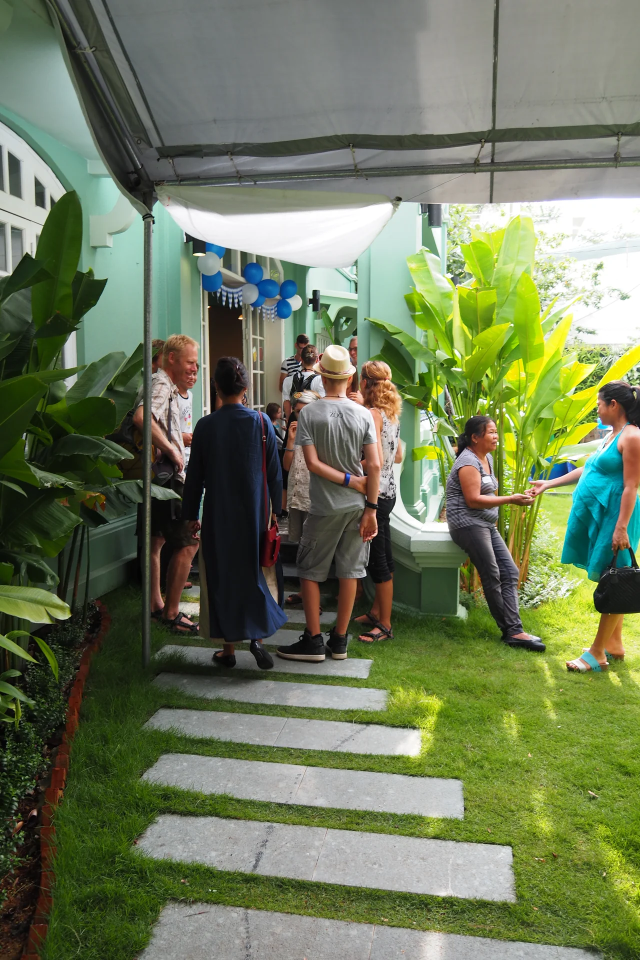
#> input picture assets/processed_webp/2016/PA080414.webp, 1280 x 1920 px, given in place of PA080414.JPG, which was not available (shown at 1/2 size)
$ python fix_2016_orientation.py
#> lines starting #> are read from the running program, lines starting #| are printed output that depends on the picture
import os
from PIL import Image
import cloudinary
import cloudinary.uploader

CLOUDINARY_URL = "cloudinary://641311313265633:EzLESw_QAEtrCQufZAJ7ghWgKi4@ren3b5dq"
cloudinary.config(cloudinary_url=CLOUDINARY_URL)
#> (this line was passed over: cloudinary is not available in this run)

SOURCE_DIR = "/Applications/Working/Website/Oktoberfest/assets/All seasons images/2016"
DEST_DIR = "/Applications/Working/Website/Oktoberfest/assets/processed_webp/2016"

# The two images that need clockwise rotation (90 degrees to the right / 270 degrees counter-clockwise)
rotate_files = ["PA080414.JPG", "PA080419.JPG"]

for fname in rotate_files:
    src_path = os.path.join(SOURCE_DIR, fname)
    clean_name = "".join([c if c.isalnum() or c in ('_', '-') else '_' for c in os.path.splitext(fname)[0]]).strip('_')
    dest_path = os.path.join(DEST_DIR, f"{clean_name}.webp")

    if os.path.exists(src_path):
        print(f"Fixing orientation for {fname}: Rotating 90 degrees CLOCKWISE...")
        with Image.open(src_path) as img:
#> img is the input picture: PIL image 1280x1920 RGB; mean R, G, B 111.3, 122, 90.9
            if img.mode in ("RGBA", "P"):
                img = img.convert("RGB")
            # Rotate 270 degrees counter-clockwise (= 90 degrees clockwise / right)
            rotated_img = img.rotate(270, expand=True)
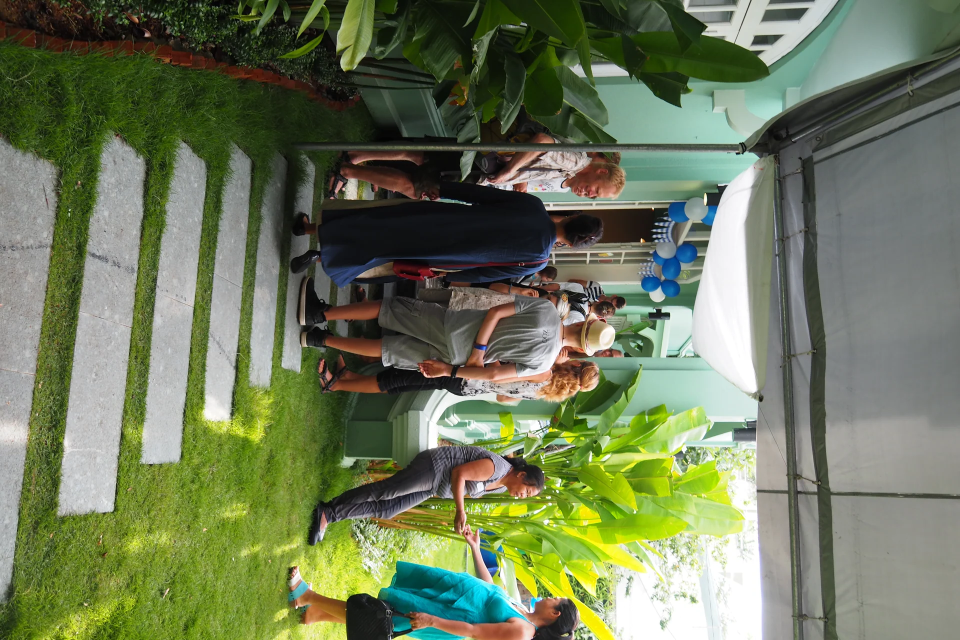
#> rotated_img: PIL image 1920x1280 RGB (shown at 1/2 size); mean R, G, B 111.3, 122, 90.9
            max_dim = 1920
            if rotated_img.width > max_dim or rotated_img.height > max_dim:
                rotated_img.thumbnail((max_dim, max_dim), Image.Resampling.LANCZOS)
            rotated_img.save(dest_path, "WEBP", quality=85, optimize=True)
            print(f"Saved {dest_path} ({rotated_img.width}x{rotated_img.height})")
#| Saved /Applications/Working/Website/Oktoberfest/assets/processed_webp/2016/PA080414.webp (1920x1280)

        public_id = f"oktoberfest/2016/{clean_name}"
        print(f"Re-uploading fixed image to Cloudinary: {public_id}...")
#> (the run stopped early here; a loop or call above may not have finished)

$ run again, with assets/processed_webp/2016/PA070410.webp copied over assets/processed_webp/2016/PA080414.webp
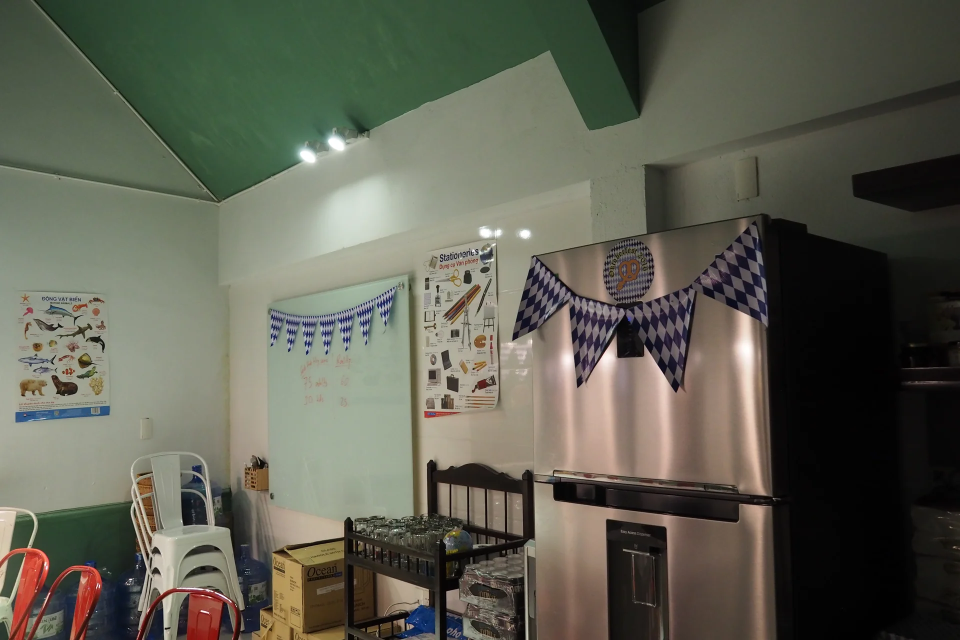
#> input picture assets/processed_webp/2016/PA070410.webp, 1920 x 1280 px, given in place of PA080414.JPG, which was not available (shown at 1/2 size)
#> img is the input picture: PIL image 1920x1280 RGB; mean R, G, B 94.4, 95.3, 82.1
#> `rotated_img = img.rotate(270, expand=True)`:
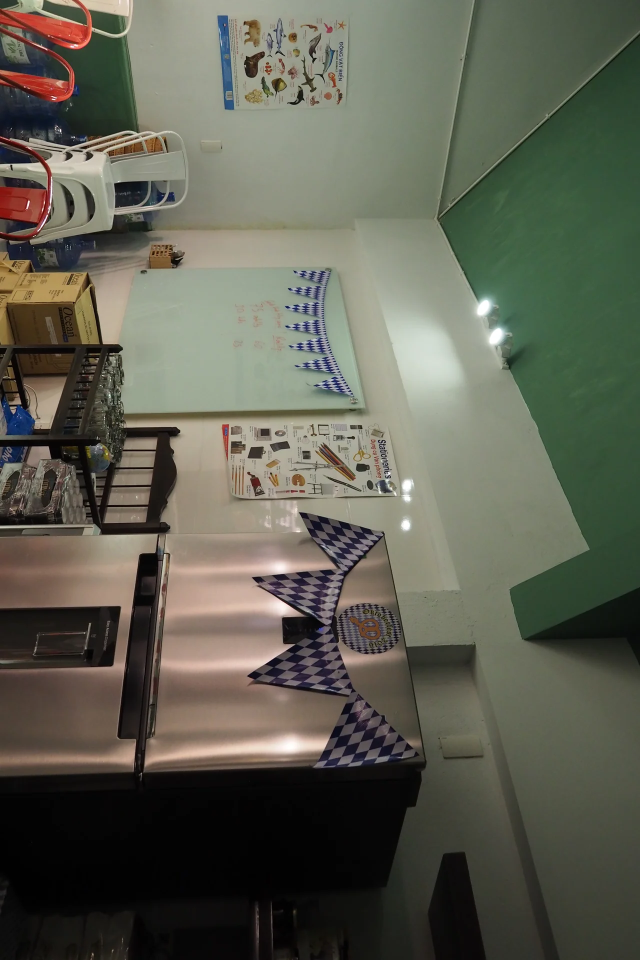
#> rotated_img: PIL image 1280x1920 RGB (shown at 1/2 size); mean R, G, B 94.4, 95.3, 82.1
#| Saved /Applications/Working/Website/Oktoberfest/assets/processed_webp/2016/PA080414.webp (1280x1920)

$ run again, with assets/processed_webp/2016/PA080433.webp copied over assets/processed_webp/2016/PA080414.webp
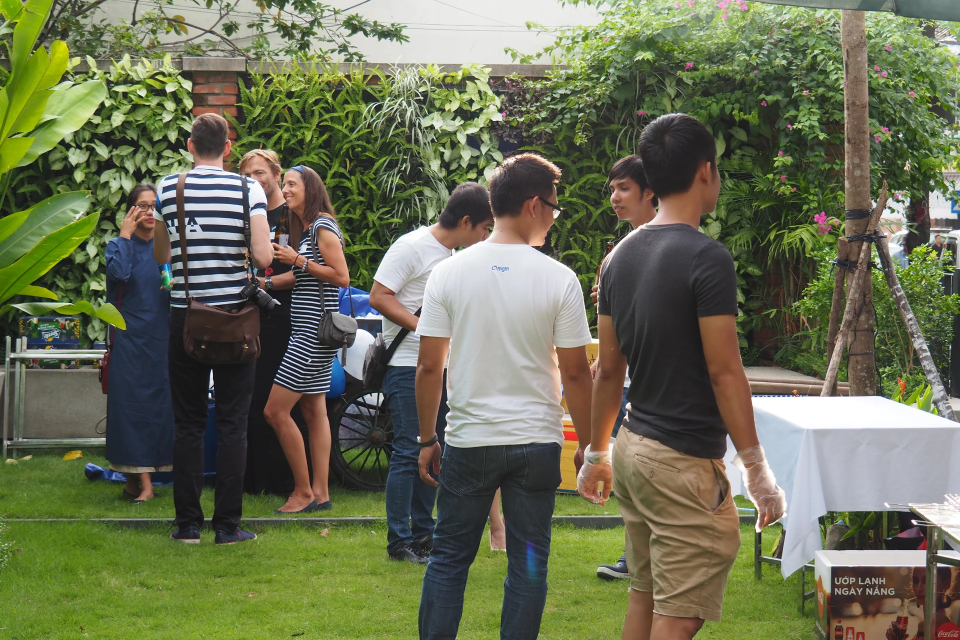
#> input picture assets/processed_webp/2016/PA080433.webp, 1920 x 1280 px, given in place of PA080414.JPG, which was not available (shown at 1/2 size)
#> img is the input picture: PIL image 1920x1280 RGB; mean R, G, B 107, 111.4, 83.9
#> `rotated_img = img.rotate(270, expand=True)`:
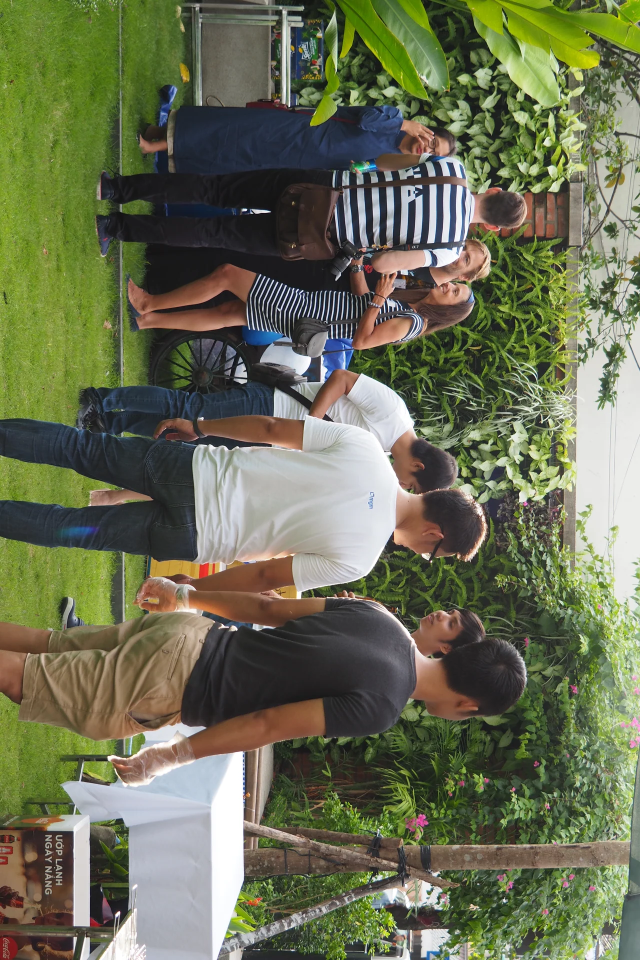
#> rotated_img: PIL image 1280x1920 RGB (shown at 1/2 size); mean R, G, B 107, 111.4, 83.9
#| Saved /Applications/Working/Website/Oktoberfest/assets/processed_webp/2016/PA080414.webp (1280x1920)

$ run again, with assets/processed_webp/2016/PA080434.webp copied over assets/processed_webp/2016/PA080414.webp
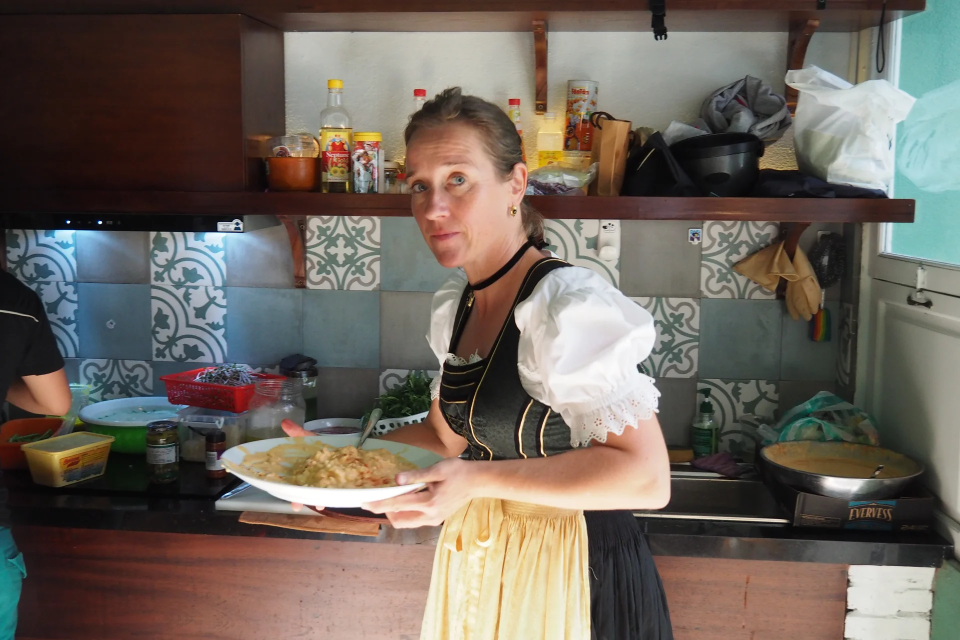
#> input picture assets/processed_webp/2016/PA080434.webp, 1920 x 1280 px, given in place of PA080414.JPG, which was not available (shown at 1/2 size)
#> img is the input picture: PIL image 1920x1280 RGB; mean R, G, B 110.3, 101.2, 92.5
#> `rotated_img = img.rotate(270, expand=True)`:
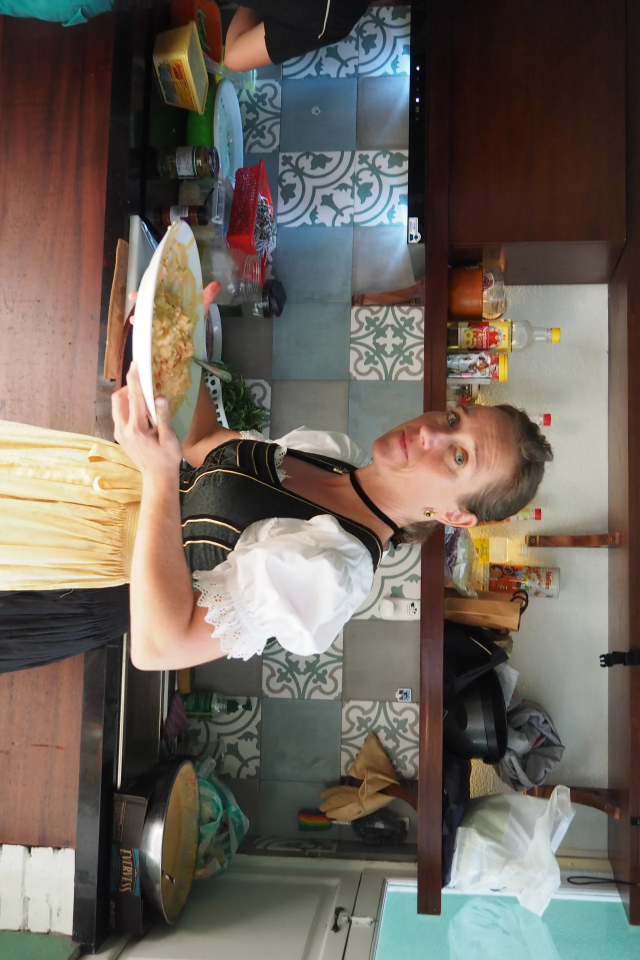
#> rotated_img: PIL image 1280x1920 RGB (shown at 1/2 size); mean R, G, B 110.3, 101.2, 92.5
#| Saved /Applications/Working/Website/Oktoberfest/assets/processed_webp/2016/PA080414.webp (1280x1920)
